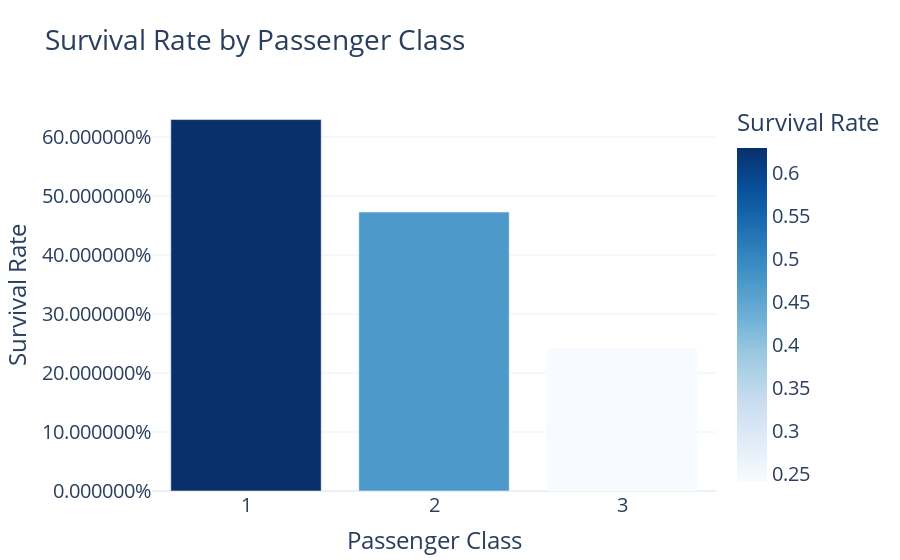

Notebook code cell kept with this figure:
### Code cell
fig.show()

### Figure 1 — Plotly figure (JSON) as saved in the notebook; plotly's stock layout.template omitted (floating-point values rounded to 4 significant figures)
{"data": [{"alignmentgroup": "True", "hovertemplate": "Passenger Class=%{x}<br>Survival Rate=%{marker.color}<extra></extra>", "legendgroup": "", "marker": {"color": [0.6296, 0.4728, 0.2424], "coloraxis": "coloraxis", "pattern": {"shape": ""}}, "name": "", "offsetgroup": "", "orientation": "v", "showlegend": false, "textposition": "auto", "type": "bar", "x": [1, 2, 3], "xaxis": "x", "y": [0.6296, 0.4728, 0.2424], "yaxis": "y"}], "layout": {"autosize": true, "barmode": "relative", "coloraxis": {"colorbar": {"title": {"text": "Survival Rate"}}, "colorscale": [[0, "rgb(247,251,255)"], [0.125, "rgb(222,235,247)"], [0.25, "rgb(198,219,239)"], [0.375, "rgb(158,202,225)"], [0.5, "rgb(107,174,214)"], [0.625, "rgb(66,146,198)"], [0.75, "rgb(33,113,181)"], [0.875, "rgb(8,81,156)"], [1, "rgb(8,48,107)"]]}, "legend": {"tracegroupgap": 0}, "title": {"text": "Survival Rate by Passenger Class"}, "xaxis": {"anchor": "y", "autorange": true, "domain": [0, 1], "range": [0.5, 3.5], "tickmode": "linear", "title": {"text": "Passenger Class"}, "type": "linear"}, "yaxis": {"anchor": "x", "autorange": true, "domain": [0, 1], "range": [0, 0.6628], "tickformat": "%", "title": {"text": "Survival Rate"}, "type": "linear"}}}
